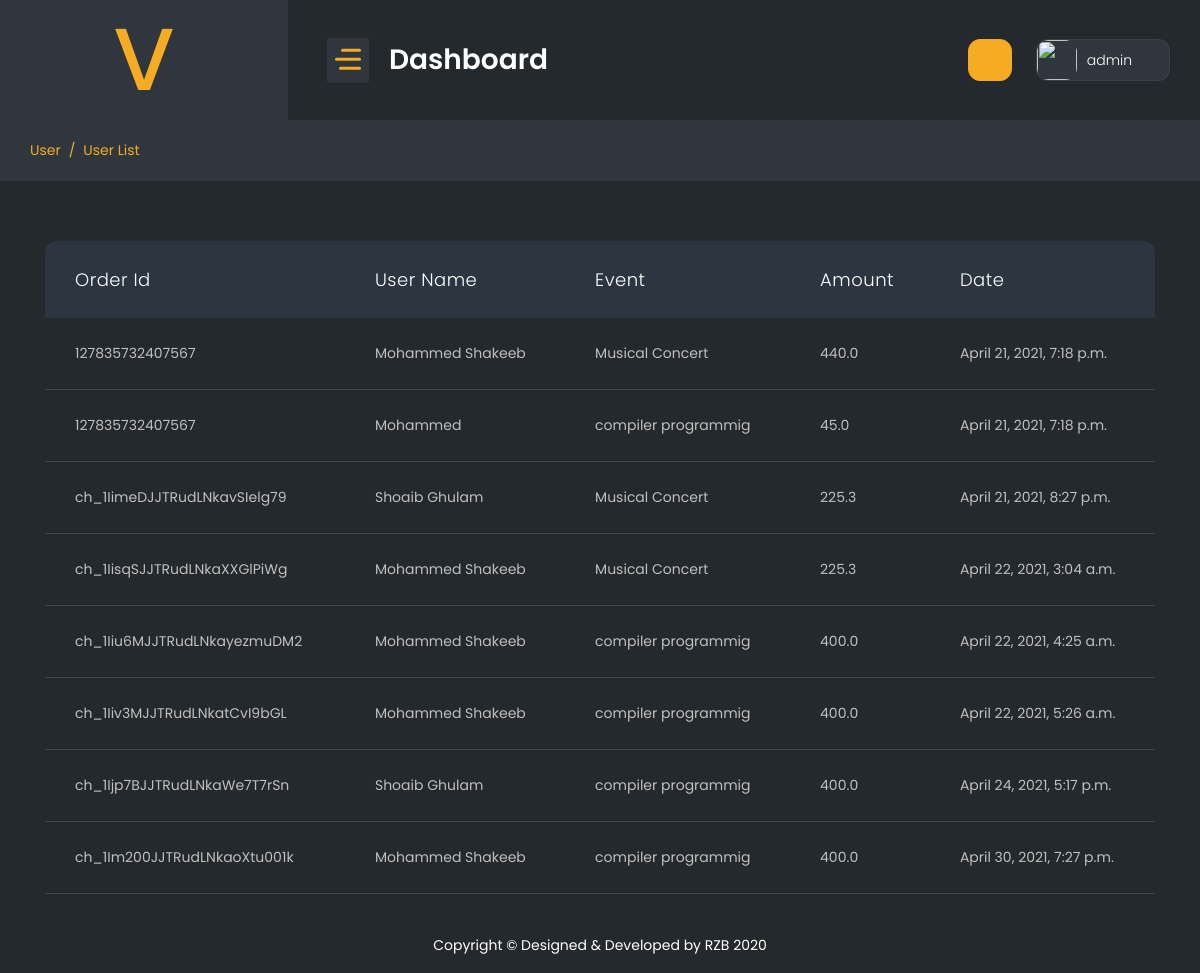
The app's page /superadmintransition (signed in), older data.
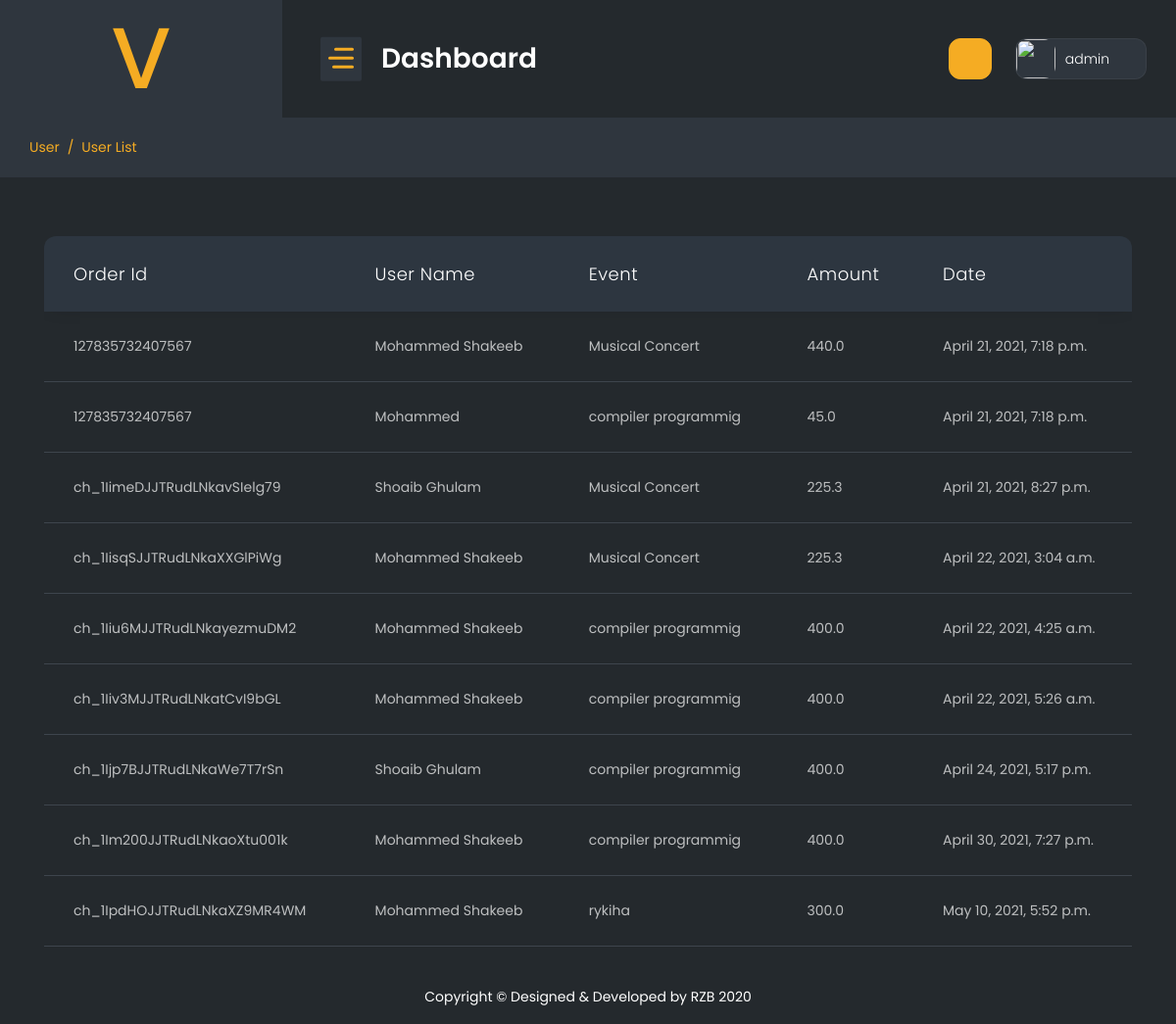
The same page, newer data.
### webapp/models.py (models this page shows)
class Transactions(models.Model):
    Transaction_id = models.AutoField(primary_key=True)
    user_id = models.ForeignKey(User_Signup , on_delete=models.SET_NULL,blank=True,null=True)
    event_id= models.ForeignKey(Event , on_delete=models.SET_NULL,blank=True,null=True)
    order_id = models.CharField(max_length=255, default="")
    createdDate = models.DateTimeField(auto_now_add=True, blank=True)
    totalAmount = models.FloatField(default=0.0)
    status =models.CharField(max_length=100, choices=PAYMENT , default="Pending")

class User_Signup(models.Model):
    user_id = models.AutoField(primary_key=True)
    Name = models.CharField(max_length=255, default="")
    Surname = models.CharField(max_length=255, default="")
    Ci = models.CharField(max_length=255, default="")
    Ruc = models.CharField(max_length=255, default="")
    Gender = models.CharField(max_length=20, default="")
    Phones = models.CharField(max_length=20, default="")
    Email = models.EmailField(max_length=255, default="")
    Direction = models.CharField(max_length=255, default="")
    City =  models.CharField(max_length=255, default="")
    Birth_date  = models.DateField()
    Creation = models.DateTimeField(auto_now_add=True, blank=True)
    Password = models.TextField(max_length=500 , default="")
    def __str__(self):
        return self.Name

class Event(models.Model):
    EventId = models.AutoField(primary_key=True)
    EventName = models.CharField(max_length=255, default="")
    Cost = models.FloatField(default=0.0)
    Registration_start = models.DateField()
    Registration_end = models.DateField()
    Runner_quantity = models.IntegerField(default=0)
    Event_logo = models.ImageField(upload_to='Eventlogo/',default="SuperAdmin/dummy.jpg")
    Status = models.CharField(max_length=50, default="")
    EventTypeId = models.ForeignKey(Event_Type , on_delete=models.SET_NULL,blank=True,null=True)
    Description = models.TextField(default="")
    created = models.DateTimeField(auto_now_add=True, blank=True)
    buy_link=models.TextField(default="")
    def __str__(self):
        return self.EventName

### webapp/views.py (the view)
# urls.py: path('superadmintransition',superadmintransition.as_view(),name="superadmintransition"),
class superadmintransition(View):
    def get(self,request):
        if not request.session.has_key('adminid'):
            return redirect("/superadminlogin")
        try:
            data = Transactions.objects.all()
            return render(request ,'superadmin/transition.html',{'data':data})
        except:
            return redirect("/superadmin")

### templates/superadmin/transition.html (shortened to what this page needs)
{% extends "superadmin/base.html" %}
{% load static %}
{% block body %}
<div class="container-fluid">
    <div class="page-titles">
        <ol class="breadcrumb">
            <li class="breadcrumb-item active"><a href="javascript:void(0)">User</a></li>
            <li class="breadcrumb-item"><a href="javascript:void(0)">User List</a></li>
        </ol>
    </div>
    <div class="row">
        <div class="col-lg-12">
        <div class="col-lg-12">
            <div class="table-responsive">
                <table id="example-5" class="table display mb-4  fs-14">
                    <thead>
                        <tr>
                            <th>Order Id</th>
                            <th>User Name</th>
                            <th>Event</th>
                            <th>Amount</th>
                            <th>date</th>
                        </tr>
                    </thead>
                    <tbody>
                        {% for d in data%}
                        <tr>
                            <td>{{d.order_id}}</td>
                            <td>{{d.user_id}}</td>
                            <td>{{d.event_id}}</td>
                            <td>{{d.totalAmount}}</td>
                            <td>{{d.createdDate}}</td>
                        </tr>
                        {% endfor %}
                    </tbody>
                </table>
            </div>
        </div>
    </div>
</div>
{% endblock body %}

Row changes from the older to the newer data that the page shows:
added Transactions: order_id "ch_1IpdHOJJTRudLNkaXZ9MR4WM", user_id "Mohammed Shakeeb", event_id "rykiha", totalAmount "300.0", createdDate "May 10, 2021, 5:52 p.m."
